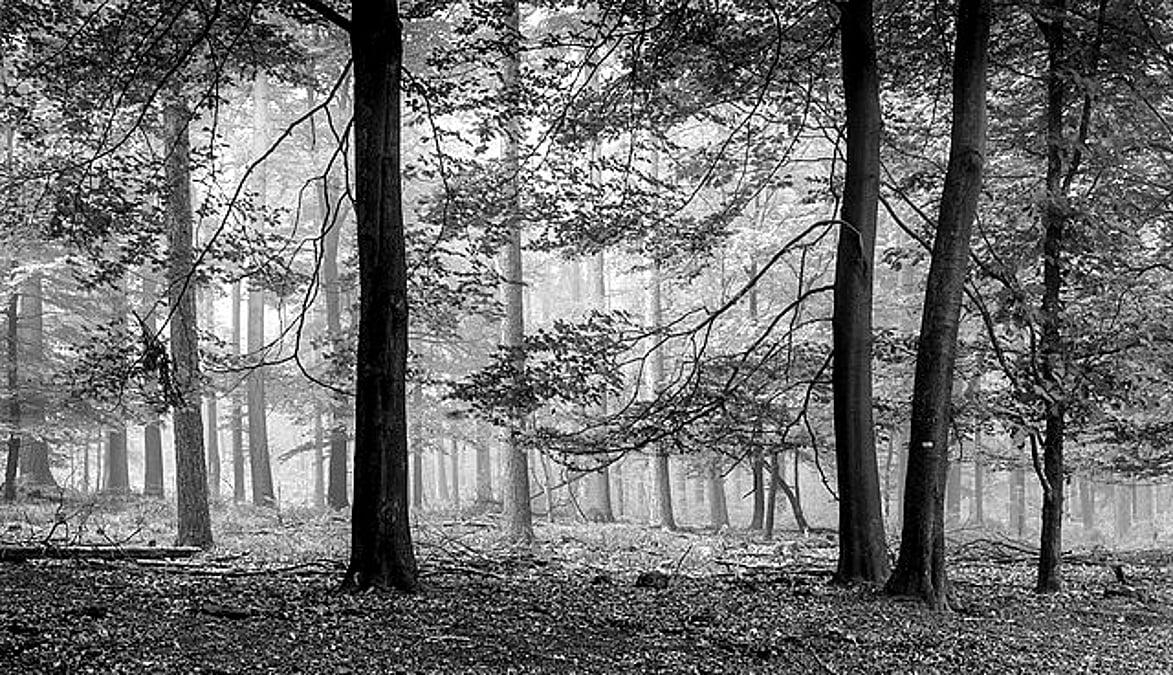
#> input picture assign_13/img/img_3.jpeg, 1173 x 675 px, found by its file name
$ python 4_butterworth_lpf.py
#> lines starting #> are read from the running program, lines starting #| are printed output that depends on the picture
import cv2
import numpy as np
import matplotlib.pyplot as plt

# =========================
# Read single image
# =========================
img = cv2.imread("img_3.jpeg", cv2.IMREAD_GRAYSCALE)
#> img is the input picture: shape (675, 1173); min 0, max 255, mean 111.9

if img is None:
    raise FileNotFoundError("Image not found!")

# =========================
# Fourier Transform
# =========================
F = np.fft.fft2(img)
F_shift = np.fft.fftshift(F)

# Image dimensions
rows, cols = img.shape
#> rows = 675; cols = 1173
crow, ccol = rows // 2, cols // 2
#> crow = 337; ccol = 586

# =========================
# Distance matrix D(u,v)
# =========================
u = np.arange(cols)
#> u = 1173 values from 0 to 1172
v = np.arange(rows)
#> v = 675 values from 0 to 674

U, V = np.meshgrid(u, v)

D = np.sqrt((U - ccol) ** 2 + (V - crow) ** 2)

# =========================
# Cutoff frequency
# =========================
D0 = 50

# Different Butterworth orders
orders = [1, 2, 4, 8]

plt.figure(figsize=(12, 10))

for i, n in enumerate(orders):

    # =========================
    # Butterworth Low Pass Filter
    # =========================
    H = 1 / (1 + (D / D0) ** (2 * n))

    # Apply filter
    F_filtered = F_shift * H

    # =========================
    # Inverse Fourier Transform
    # =========================
    F_ishift = np.fft.ifftshift(F_filtered)

    img_filtered = np.fft.ifft2(F_ishift)

    img_filtered = np.abs(img_filtered)

    # =========================
    # Fourier spectrum
    # =========================
    spectrum = np.log(1 + np.abs(F_filtered))

    # =========================
    # Display filtered image
    # =========================
    plt.subplot(4, 2, 2 * i + 1)
    plt.imshow(img_filtered, cmap="gray")
    plt.title(f"Butterworth LPF, n = {n}")
    plt.axis("off")

    # =========================
    # Display filter
    # =========================
    plt.subplot(4, 2, 2 * i + 2)
    plt.imshow(H, cmap="gray")
    plt.title(f"Filter, n = {n}")
    plt.axis("off")
#> this loop made 4 passes
#> pass 1, `img_filtered = np.abs(img_filtered)`:
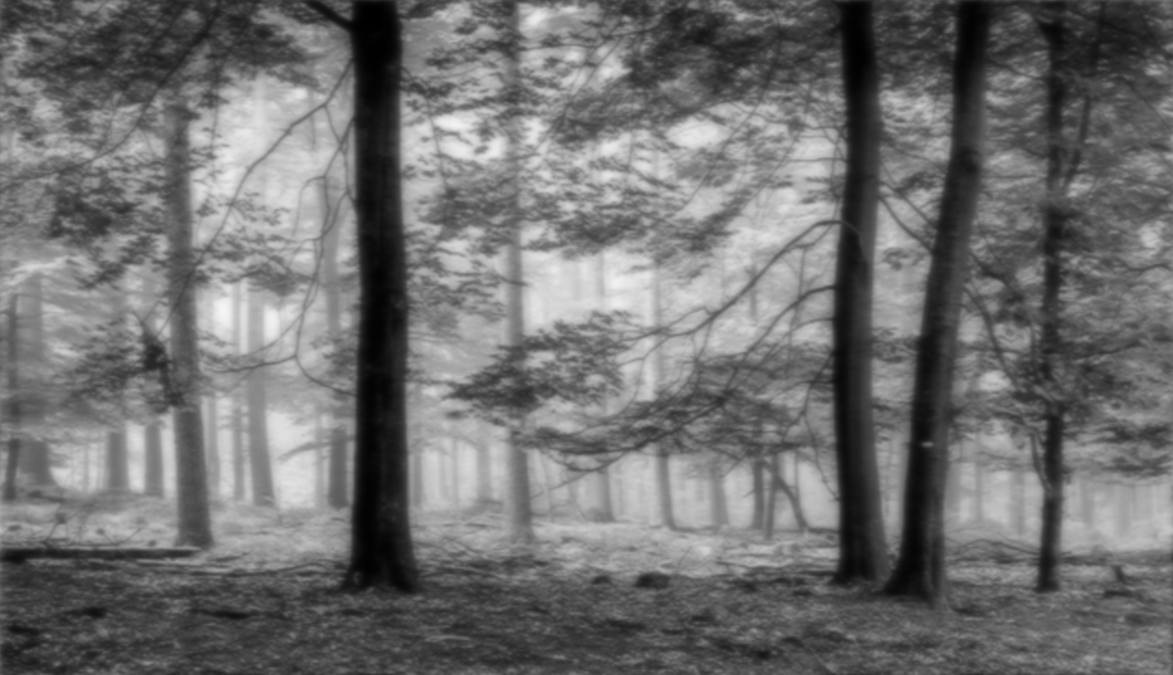
#> img_filtered: shape (675, 1173) float64; min 0.288, max 245.8, mean 111.9
#> pass 1, `spectrum = np.log(1 + np.abs(F_filtered))`:
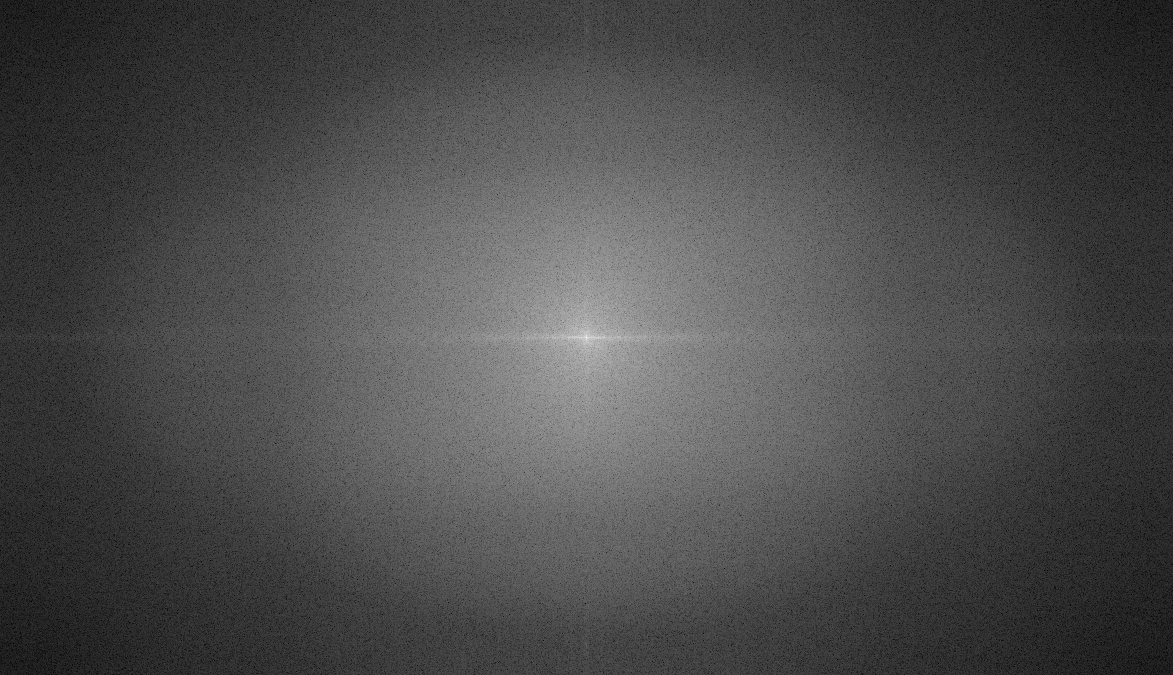
#> spectrum: shape (675, 1173) float64; min 0.147, max 18.3, mean 5.53; drawn with min black and max white
#> pass 2, `spectrum = np.log(1 + np.abs(F_filtered))`:
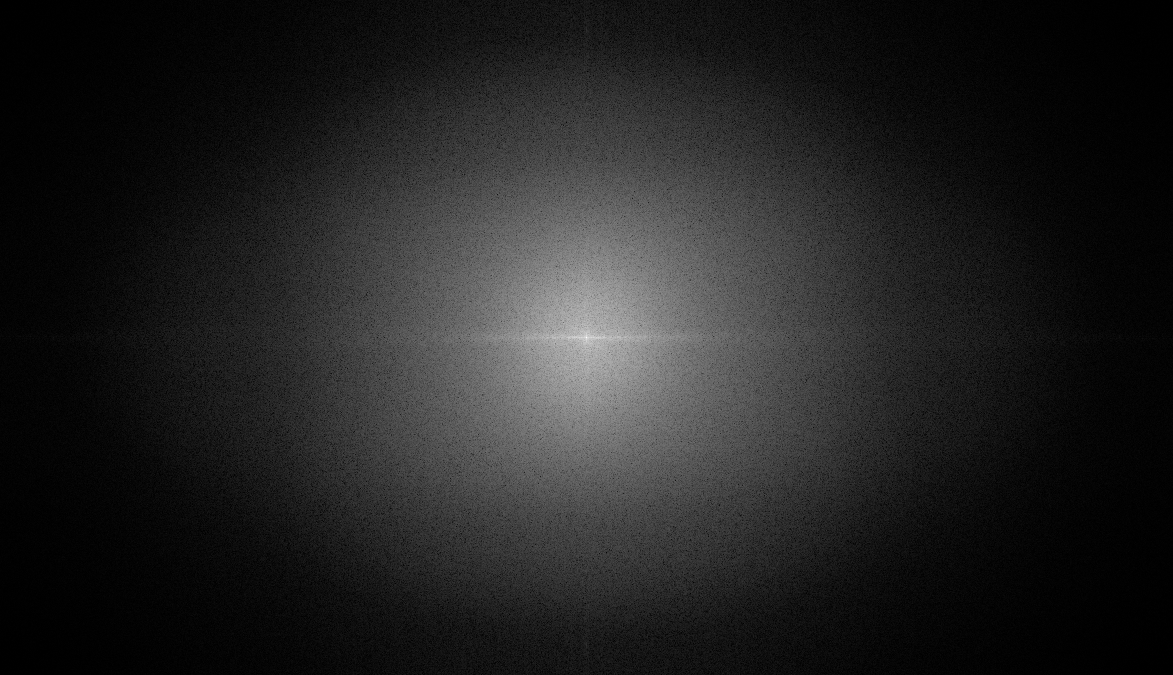
#> spectrum: shape (675, 1173) float64; min 0.00152, max 18.3, mean 2.47; drawn with min black and max white

plt.tight_layout()
plt.show()
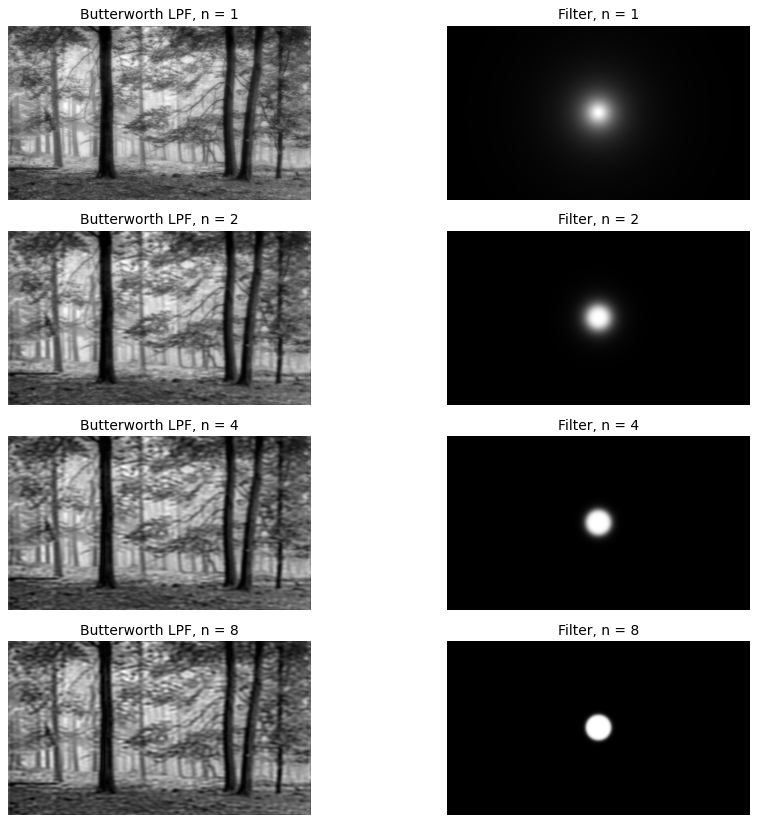
#> figure drawn by matplotlib, 8 panels

$ run again, with assign_13/img/img_1.jpeg copied over assign_13/img/img_3.jpeg
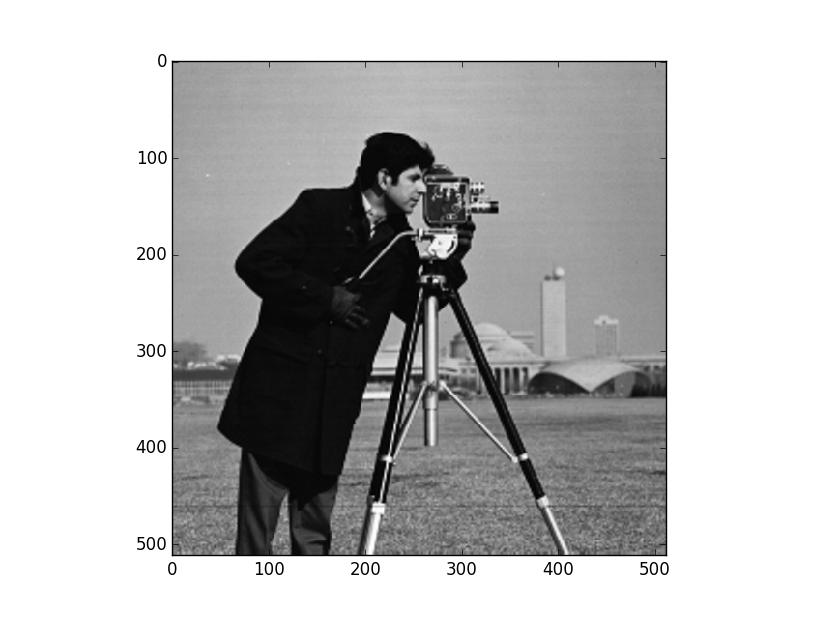
#> input picture assign_13/img/img_1.jpeg, 817 x 617 px, found by its file name
#> img is the input picture: shape (617, 817); min 0, max 255, mean 186.8
#> the loop `for i, n in enumerate(orders):` made 4 passes
#> pass 1, `spectrum = np.log(1 + np.abs(F_filtered))`:
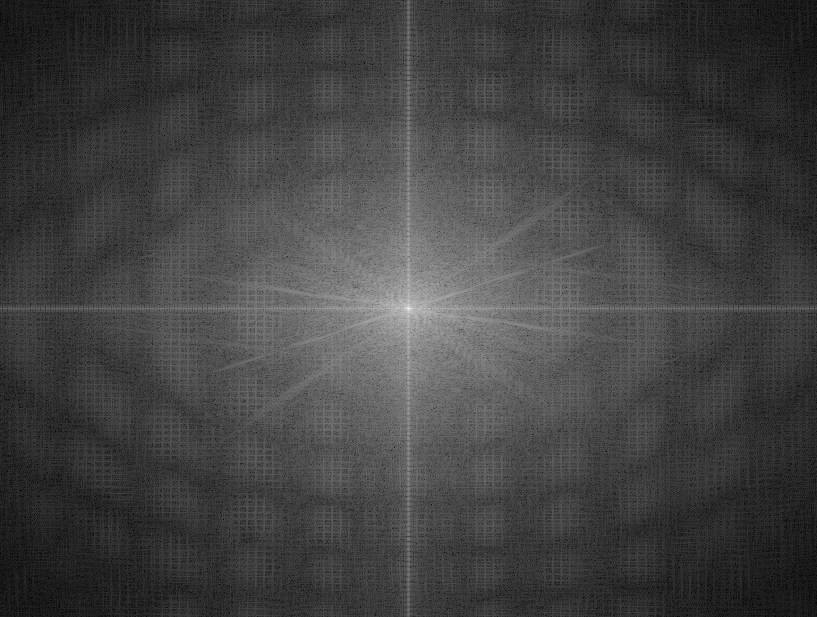
#> spectrum: shape (617, 817) float64; min 0.0519, max 18.36, mean 4.81; drawn with min black and max white
#> pass 2, `spectrum = np.log(1 + np.abs(F_filtered))`:
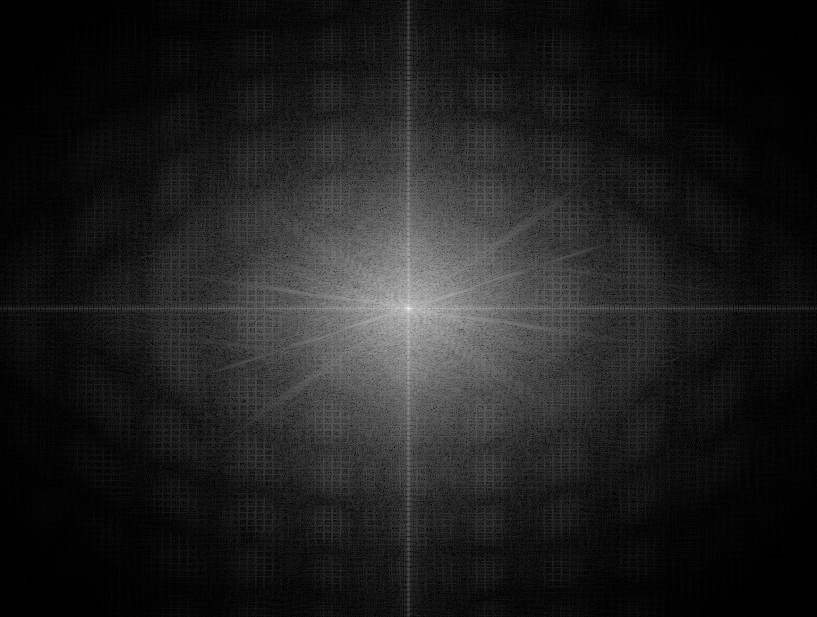
#> spectrum: shape (617, 817) float64; min 0.000559, max 18.36, mean 2.24; drawn with min black and max white

$ run again, with assign_13/img/img_2.jpeg copied over assign_13/img/img_3.jpeg
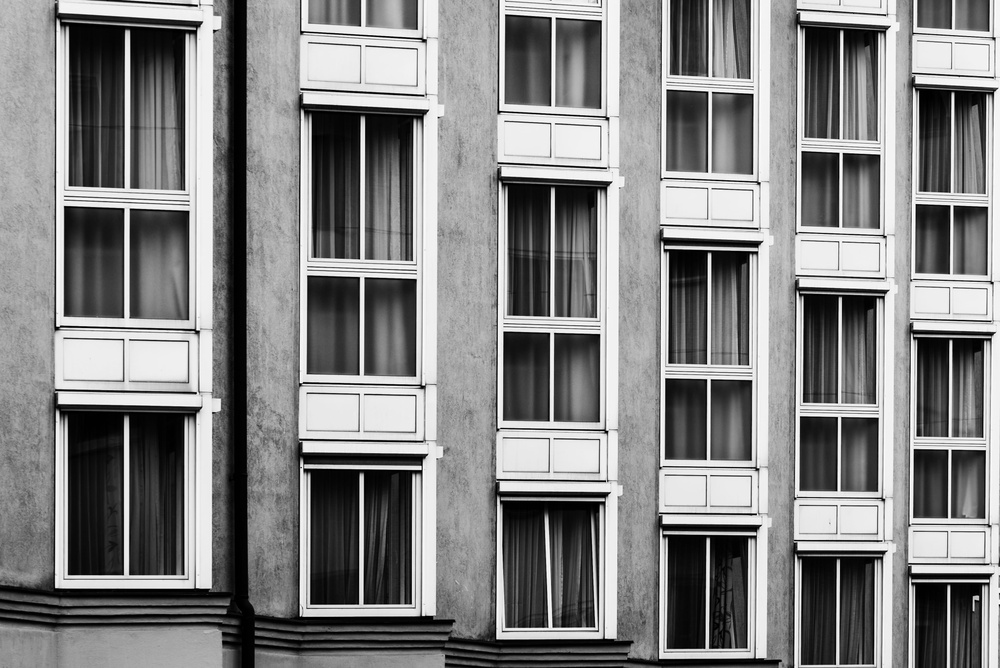
#> input picture assign_13/img/img_2.jpeg, 1000 x 668 px, shrunk from 4098 x 2736 before the run, found by its file name
#> img is the input picture: shape (668, 1000); min 0, max 255, mean 130.8
#> the loop `for i, n in enumerate(orders):` made 4 passes
#> pass 1, `spectrum = np.log(1 + np.abs(F_filtered))`:
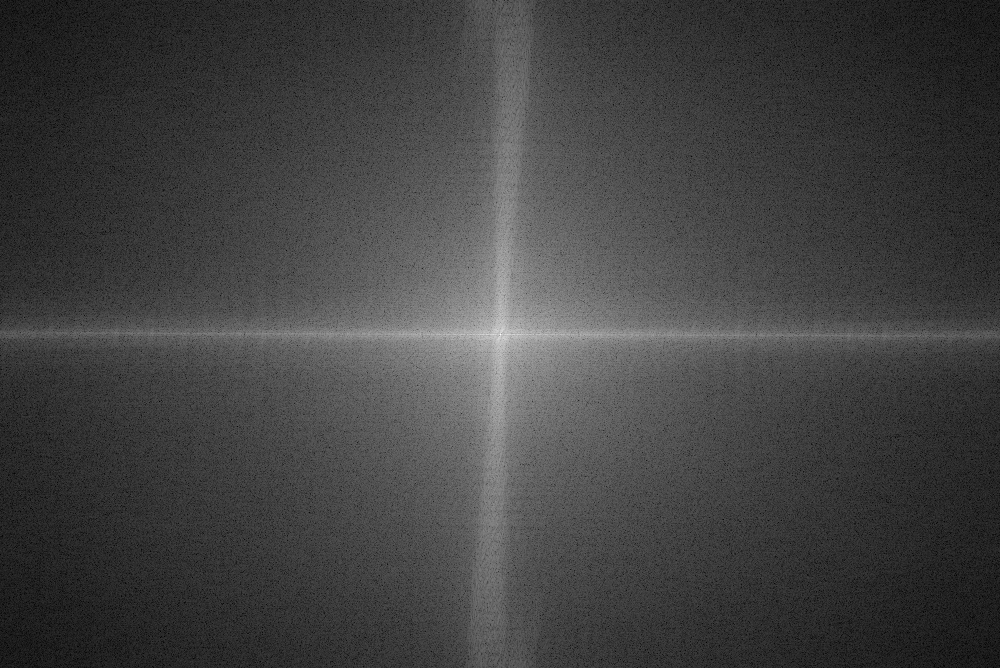
#> spectrum: shape (668, 1000) float64; min 0.017, max 18.29, mean 4.77; drawn with min black and max white
#> pass 2, `spectrum = np.log(1 + np.abs(F_filtered))`:
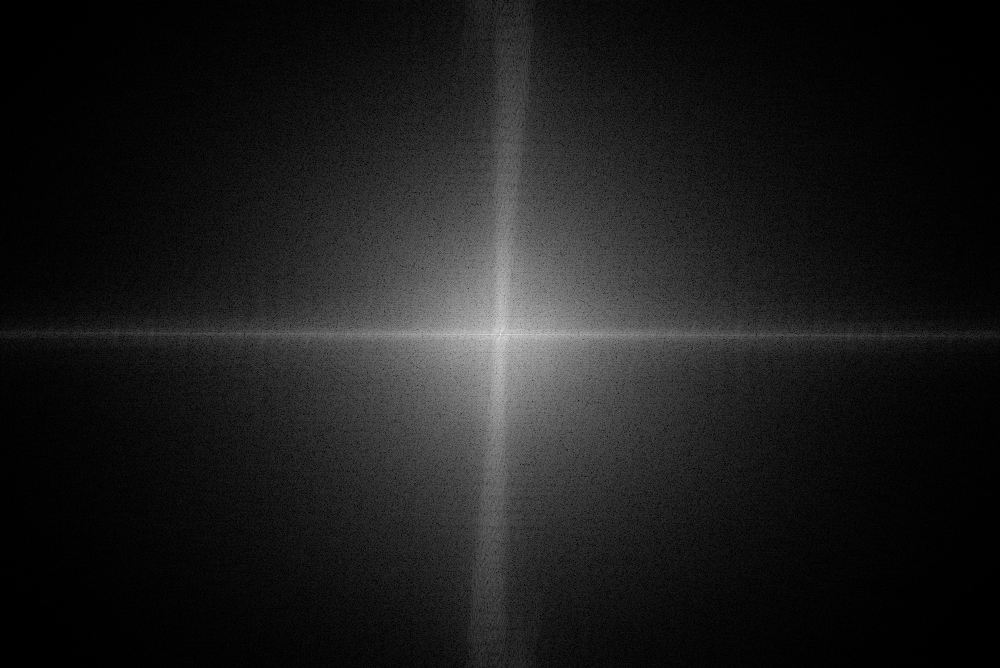
#> spectrum: shape (668, 1000) float64; min 0.00029, max 18.29, mean 2.03; drawn with min black and max white
